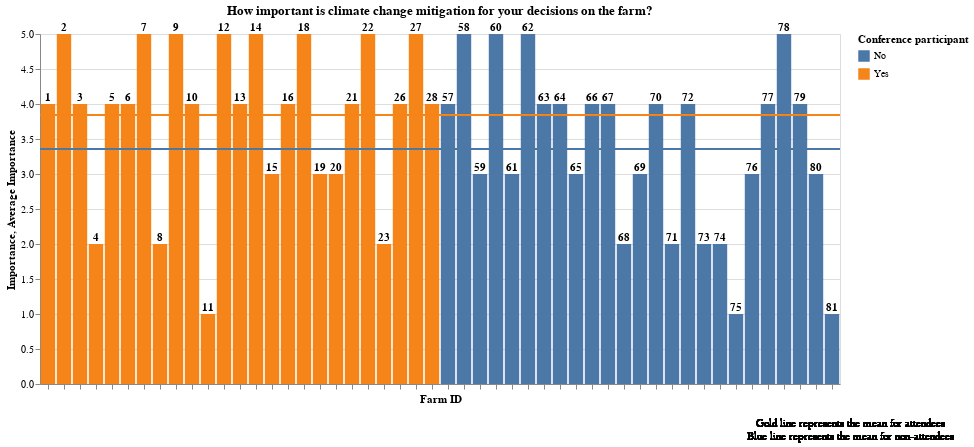

Write notebook code for a chart like this one.
### Code cell
part_df['mean'] = part_df['CC_import'].mean()
nonpart_df['mean'] = nonpart_df['CC_import_nonpart'].mean()


chart1 = alt.Chart(part_df,title="How important is climate change mitigation for your decisions on the farm?").encode(
        y=alt.Y('CC_import',title="Importance, Average Importance"),
        x=alt.X('ego_id:N',title='Farm ID',axis=alt.Axis(labels=False)),
        
        text='ego_id'
        )

bars = chart1.mark_bar().encode(color='Conference participant')
text = chart1.mark_text(align='center',fontWeight='bold',dy=-6)
rule = alt.Chart(part_df).mark_rule().encode(y='mean:Q',color='Conference participant')
chart2 = alt.Chart(nonpart_df,title="How important is climate change mitigation for your decisions on the farm?").encode(
        y=alt.Y('CC_import_nonpart',title="Importance, Average Importance"),
        x=alt.X('ego_id_nonpart:N',title='Farm ID',axis=alt.Axis(labels=False)),
        
        text='ego_id_nonpart'
        )

bars2=chart2.mark_bar().encode(color='Conference participant')
text2 = chart2.mark_text(align='center',dy=-6,fontWeight='bold')
rule2 = alt.Chart(nonpart_df).mark_rule(color='purple').encode(y='mean:Q',color='Conference participant')

text5 = (
    alt.Chart(part_df)
    .mark_text(text=['Gold line represents the mean for attendees', 'Blue line represents the mean for non-attendees'],fontWeight='normal', x='width', y='height', dx = 10, dy=40)
    
)


(bars + bars2 +text + text2 + rule + rule2+text5).properties(
    width=800,
    height=350,
    
)

### Figure 1 — Vega-Lite specification as saved in the notebook (floating-point values rounded to 4 significant figures)
{"config": {"view": {"continuousWidth": 400, "continuousHeight": 300}}, "layer": [{"data": {"name": "data-bce83eba874987762cd52aac184f12de"}, "mark": "bar", "encoding": {"color": {"type": "nominal", "field": "Conference participant"}, "text": {"type": "quantitative", "field": "ego_id"}, "x": {"type": "nominal", "axis": {"labels": false}, "field": "ego_id", "title": "Farm ID"}, "y": {"type": "quantitative", "field": "CC_import", "title": "Importance, Average Importance"}}, "title": "How important is climate change mitigation for your decisions on the farm?"}, {"data": {"name": "data-a44e2b38a3c45cf37a0c9c2ec624919b"}, "mark": "bar", "encoding": {"color": {"type": "nominal", "field": "Conference participant"}, "text": {"type": "quantitative", "field": "ego_id_nonpart"}, "x": {"type": "nominal", "axis": {"labels": false}, "field": "ego_id_nonpart", "title": "Farm ID"}, "y": {"type": "quantitative", "field": "CC_import_nonpart", "title": "Importance, Average Importance"}}, "title": "How important is climate change mitigation for your decisions on the farm?"}, {"data": {"name": "data-bce83eba874987762cd52aac184f12de"}, "mark": {"type": "text", "align": "center", "dy": -6, "fontWeight": "bold"}, "encoding": {"text": {"type": "quantitative", "field": "ego_id"}, "x": {"type": "nominal", "axis": {"labels": false}, "field": "ego_id", "title": "Farm ID"}, "y": {"type": "quantitative", "field": "CC_import", "title": "Importance, Average Importance"}}, "title": "How important is climate change mitigation for your decisions on the farm?"}, {"data": {"name": "data-a44e2b38a3c45cf37a0c9c2ec624919b"}, "mark": {"type": "text", "align": "center", "dy": -6, "fontWeight": "bold"}, "encoding": {"text": {"type": "quantitative", "field": "ego_id_nonpart"}, "x": {"type": "nominal", "axis": {"labels": false}, "field": "ego_id_nonpart", "title": "Farm ID"}, "y": {"type": "quantitative", "field": "CC_import_nonpart", "title": "Importance, Average Importance"}}, "title": "How important is climate change mitigation for your decisions on the farm?"}, {"data": {"name": "data-bce83eba874987762cd52aac184f12de"}, "mark": "rule", "encoding": {"color": {"type": "nominal", "field": "Conference participant"}, "y": {"type": "quantitative", "field": "mean"}}}, {"data": {"name": "data-a44e2b38a3c45cf37a0c9c2ec624919b"}, "mark": {"type": "rule", "color": "purple"}, "encoding": {"color": {"type": "nominal", "field": "Conference participant"}, "y": {"type": "quantitative", "field": "mean"}}}, {"data": {"name": "data-bce83eba874987762cd52aac184f12de"}, "mark": {"type": "text", "dx": 10, "dy": 40, "fontWeight": "normal", "text": ["Gold line represents the mean for attendees", "Blue line represents the mean for non-attendees"], "x": "width", "y": "height"}}], "height": 350, "width": 800, "$schema": "https://vega.github.io/schema/vega-lite/v4.8.1.json", "datasets": {"data-bce83eba874987762cd52aac184f12de": [{"ego_id": 1, "part_year": 2011, "satisf": 4, "consider": 4, "reduc_success_proj": 4, "part_again": 1, "furt_reduc": 1, "reduc_success_farm": 3, "CC_import": 4, "CC_import_change": 5, "Conference participant": "Yes", "mean": 3.84}, {"ego_id": 2, "part_year": 2016, "satisf": 5, "consider": 5, "reduc_success_proj": 3, "part_again": 1, "furt_reduc": 1, "reduc_success_farm": 3, "CC_import": 5, "CC_import_change": 4, "Conference participant": "Yes", "mean": 3.84}, {"ego_id": 3, "part_year": 2016, "satisf": 3, "consider": 4, "reduc_success_proj": 4, "part_again": 1, "furt_reduc": 1, "reduc_success_farm": 4, "CC_import": 4, "CC_import_change": 3, "Conference participant": "Yes", "mean": 3.84}, {"ego_id": 4, "part_year": 2017, "satisf": 3, "consider": 3, "reduc_success_proj": 3, "part_again": 1, "furt_reduc": 2, "reduc_success_farm": 4, "CC_import": 2, "CC_import_change": 4, "Conference participant": "Yes", "mean": 3.84}, {"ego_id": 5, "part_year": 2011, "satisf": 3, "consider": 2, "reduc_success_proj": 2, "part_again": 1, "furt_reduc": 1, "reduc_success_farm": 5, "CC_import": 4, "CC_import_change": 5, "Conference participant": "Yes", "mean": 3.84}, {"ego_id": 6, "part_year": 2016, "satisf": 3, "consider": 3, "reduc_success_proj": 1, "part_again": 0, "furt_reduc": 1, "reduc_success_farm": 3, "CC_import": 4, "CC_import_change": 5, "Conference participant": "Yes", "mean": 3.84}, {"ego_id": 7, "part_year": 2017, "satisf": 4, "consider": 3, "reduc_success_proj": 3, "part_again": 1, "furt_reduc": 1, "reduc_success_farm": 4, "CC_import": 5, "CC_import_change": 5, "Conference participant": "Yes", "mean": 3.84}, {"ego_id": 8, "part_year": 2013, "satisf": 4, "consider": 4, "reduc_success_proj": 2, "part_again": 1, "furt_reduc": 1, "reduc_success_farm": 2, "CC_import": 2, "CC_import_change": 5, "Conference participant": "Yes", "mean": 3.84}, {"ego_id": 9, "part_year": 2011, "satisf": 3, "consider": 4, "reduc_success_proj": 2, "part_again": 1, "furt_reduc": 1, "reduc_success_farm": 3, "CC_import": 5, "CC_import_change": 5, "Conference participant": "Yes", "mean": 3.84}, {"ego_id": 10, "part_year": 2011, "satisf": 3, "consider": 5, "reduc_success_proj": 2, "part_again": 2, "furt_reduc": 0, "reduc_success_farm": 3, "CC_import": 4, "CC_import_change": 3, "Conference participant": "Yes", "mean": 3.84}, {"ego_id": 11, "part_year": 2016, "satisf": 4, "consider": 2, "reduc_success_proj": 4, "part_again": 1, "furt_reduc": 1, "reduc_success_farm": 5, "CC_import": 1, "CC_import_change": 3, "Conference participant": "Yes", "mean": 3.84}, {"ego_id": 12, "part_year": 2011, "satisf": 3, "consider": 4, "reduc_success_proj": 2, "part_again": 1, "furt_reduc": 0, "reduc_success_farm": 4, "CC_import": 5, "CC_import_change": 5, "Conference participant": "Yes", "mean": 3.84}, {"ego_id": 13, "part_year": 2011, "satisf": 3, "consider": 5, "reduc_success_proj": 2, "part_again": 2, "furt_reduc": 0, "reduc_success_farm": 3, "CC_import": 4, "CC_import_change": 3, "Conference participant": "Yes", "mean": 3.84}, {"ego_id": 14, "part_year": 2011, "satisf": 5, "consider": 4, "reduc_success_proj": 4, "part_again": 1, "furt_reduc": 1, "reduc_success_farm": 5, "CC_import": 5, "CC_import_change": 3, "Conference participant": "Yes", "mean": 3.84}, {"ego_id": 15, "part_year": 2017, "satisf": 4, "consider": 4, "reduc_success_proj": 1, "part_again": 1, "furt_reduc": 1, "reduc_success_farm": 3, "CC_import": 3, "CC_import_change": 5, "Conference participant": "Yes", "mean": 3.84}, {"ego_id": 16, "part_year": 2008, "satisf": 4, "consider": 4, "reduc_success_proj": 3, "part_again": 1, "furt_reduc": 1, "reduc_success_farm": 3, "CC_import": 4, "CC_import_change": 5, "Conference participant": "Yes", "mean": 3.84}, {"ego_id": 18, "part_year": 2011, "satisf": 3, "consider": 3, "reduc_success_proj": 5, "part_again": 1, "furt_reduc": 1, "reduc_success_farm": 5, "CC_import": 5, "CC_import_change": 4, "Conference participant": "Yes", "mean": 3.84}, {"ego_id": 19, "part_year": 2016, "satisf": 3, "consider": 5, "reduc_success_proj": 4, "part_again": 1, "furt_reduc": 1, "reduc_success_farm": 3, "CC_import": 3, "CC_import_change": 4, "Conference participant": "Yes", "mean": 3.84}, {"ego_id": 20, "part_year": 2016, "satisf": 3, "consider": 4, "reduc_success_proj": 2, "part_again": 2, "furt_reduc": 2, "reduc_success_farm": 3, "CC_import": 3, "CC_import_change": 4, "Conference participant": "Yes", "mean": 3.84}, {"ego_id": 21, "part_year": 2016, "satisf": 4, "consider": 2, "reduc_success_proj": 3, "part_again": 1, "furt_reduc": 1, "reduc_success_farm": 3, "CC_import": 4, "CC_import_change": 5, "Conference participant": "Yes", "mean": 3.84}, {"ego_id": 22, "part_year": 2016, "satisf": 2, "consider": 2, "reduc_success_proj": 2, "part_again": 1, "furt_reduc": 0, "reduc_success_farm": 2, "CC_import": 5, "CC_import_change": 4, "Conference participant": "Yes", "mean": 3.84}, {"ego_id": 23, "part_year": 2016, "satisf": 4, "consider": 4, "reduc_success_proj": 2, "part_again": 1, "furt_reduc": 1, "reduc_success_farm": 1, "CC_import": 2, "CC_import_change": 4, "Conference participant": "Yes", "mean": 3.84}, {"ego_id": 26, "part_year": 2013, "satisf": 4, "consider": 4, "reduc_success_proj": 3, "part_again": 1, "furt_reduc": 1, "reduc_success_farm": 5, "CC_import": 4, "CC_import_change": 2, "Conference participant": "Yes", "mean": 3.84}, {"ego_id": 27, "part_year": 2011, "satisf": 4, "consider": 5, "reduc_success_proj": 2, "part_again": 1, "furt_reduc": 1, "reduc_success_farm": 4, "CC_import": 5, "CC_import_change": 5, "Conference participant": "Yes", "mean": 3.84}, {"ego_id": 28, "part_year": 2011, "satisf": 5, "consider": 4, "reduc_success_proj": 4, "part_again": 1, "furt_reduc": 1, "reduc_success_farm": 5, "CC_import": 4, "CC_import_change": 4, "Conference participant": "Yes", "mean": 3.84}], "data-a44e2b38a3c45cf37a0c9c2ec624919b": [{"ego_id_nonpart": 57, "farm_type": "Milchviehhaltung", "furt_reduc_nonpart": 1, "CC_import_nonpart": 4, "CC_import_change_nonpart": 5, "know_agroconcept": 1, "consider_part": 0, "Conference participant": "No", "mean": 3.36}, {"ego_id_nonpart": 58, "farm_type": "Ackerland", "furt_reduc_nonpart": 0, "CC_import_nonpart": 5, "CC_import_change_nonpart": 3, "know_agroconcept": 1, "consider_part": 1, "Conference participant": "No", "mean": 3.36}, {"ego_id_nonpart": 59, "farm_type": "Ackerland", "furt_reduc_nonpart": 1, "CC_import_nonpart": 3, "CC_import_change_nonpart": 5, "know_agroconcept": 1, "consider_part": 0, "Conference participant": "No", "mean": 3.36}, {"ego_id_nonpart": 60, "farm_type": "Ackerland", "furt_reduc_nonpart": 1, "CC_import_nonpart": 5, "CC_import_change_nonpart": 3, "know_agroconcept": 1, "consider_part": 1, "Conference participant": "No", "mean": 3.36}, {"ego_id_nonpart": 61, "farm_type": "Ackerland", "furt_reduc_nonpart": 0, "CC_import_nonpart": 3, "CC_import_change_nonpart": 4, "know_agroconcept": 1, "consider_part": 0, "Conference participant": "No", "mean": 3.36}, {"ego_id_nonpart": 62, "farm_type": null, "furt_reduc_nonpart": 0, "CC_import_nonpart": 5, "CC_import_change_nonpart": 4, "know_agroconcept": 1, "consider_part": 0, "Conference participant": "No", "mean": 3.36}, {"ego_id_nonpart": 63, "farm_type": null, "furt_reduc_nonpart": 2, "CC_import_nonpart": 4, "CC_import_change_nonpart": 4, "know_agroconcept": 1, "consider_part": 0, "Conference participant": "No", "mean": 3.36}, {"ego_id_nonpart": 64, "farm_type": "Ackerland", "furt_reduc_nonpart": 1, "CC_import_nonpart": 4, "CC_import_change_nonpart": 5, "know_agroconcept": 1, "consider_part": 0, "Conference participant": "No", "mean": 3.36}, {"ego_id_nonpart": 65, "farm_type": "Milchviehhaltung", "furt_reduc_nonpart": 1, "CC_import_nonpart": 3, "CC_import_change_nonpart": 5, "know_agroconcept": 1, "consider_part": 1, "Conference participant": "No", "mean": 3.36}, {"ego_id_nonpart": 66, "farm_type": "Anderer Betriebsschwerpunkt", "furt_reduc_nonpart": 1, "CC_import_nonpart": 4, "CC_import_change_nonpart": 5, "know_agroconcept": 1, "consider_part": 0, "Conference participant": "No", "mean": 3.36}, {"ego_id_nonpart": 67, "farm_type": "Gemüsebau", "furt_reduc_nonpart": 1, "CC_import_nonpart": 4, "CC_import_change_nonpart": 5, "know_agroconcept": 1, "consider_part": 0, "Conference participant": "No", "mean": 3.36}, {"ego_id_nonpart": 68, "farm_type": "Gemüsebau", "furt_reduc_nonpart": 1, "CC_import_nonpart": 2, "CC_import_change_nonpart": 3, "know_agroconcept": 1, "consider_part": 0, "Conference participant": "No", "mean": 3.36}, {"ego_id_nonpart": 69, "farm_type": "Ackerland", "furt_reduc_nonpart": 1, "CC_import_nonpart": 3, "CC_import_change_nonpart": 2, "know_agroconcept": 1, "consider_part": 0, "Conference participant": "No", "mean": 3.36}, {"ego_id_nonpart": 70, "farm_type": "Ackerland", "furt_reduc_nonpart": 1, "CC_import_nonpart": 4, "CC_import_change_nonpart": 4, "know_agroconcept": 1, "consider_part": 0, "Conference participant": "No", "mean": 3.36}, {"ego_id_nonpart": 71, "farm_type": "Mutterkuhhaltung", "furt_reduc_nonpart": 0, "CC_import_nonpart": 2, "CC_import_change_nonpart": 5, "know_agroconcept": 1, "consider_part": 1, "Conference participant": "No", "mean": 3.36}, {"ego_id_nonpart": 72, "farm_type": "Mutterkuhhaltung", "furt_reduc_nonpart": 0, "CC_import_nonpart": 4, "CC_import_change_nonpart": 3, "know_agroconcept": 1, "consider_part": 1, "Conference participant": "No", "mean": 3.36}, {"ego_id_nonpart": 73, "farm_type": "Ackerland", "furt_reduc_nonpart": 0, "CC_import_nonpart": 2, "CC_import_change_nonpart": 2, "know_agroconcept": 1, "consider_part": 1, "Conference participant": "No", "mean": 3.36}, {"ego_id_nonpart": 74, "farm_type": "Anderer Betriebsschwerpunkt", "furt_reduc_nonpart": 0, "CC_import_nonpart": 2, "CC_import_change_nonpart": 3, "know_agroconcept": 0, "consider_part": 0, "Conference participant": "No", "mean": 3.36}, {"ego_id_nonpart": 75, "farm_type": "Gemüsebau", "furt_reduc_nonpart": 0, "CC_import_nonpart": 1, "CC_import_change_nonpart": 4, "know_agroconcept": 0, "consider_part": 0, "Conference participant": "No", "mean": 3.36}, {"ego_id_nonpart": 76, "farm_type": "Ackerland", "furt_reduc_nonpart": 0, "CC_import_nonpart": 3, "CC_import_change_nonpart": 4, "know_agroconcept": 1, "consider_part": 1, "Conference participant": "No", "mean": 3.36}, {"ego_id_nonpart": 77, "farm_type": "Ackerland", "furt_reduc_nonpart": 1, "CC_import_nonpart": 4, "CC_import_change_nonpart": 5, "know_agroconcept": 1, "consider_part": 1, "Conference participant": "No", "mean": 3.36}, {"ego_id_nonpart": 78, "farm_type": "Anderer Betriebsschwerpunkt", "furt_reduc_nonpart": 0, "CC_import_nonpart": 5, "CC_import_change_nonpart": 5, "know_agroconcept": 0, "consider_part": 0, "Conference participant": "No", "mean": 3.36}, {"ego_id_nonpart": 79, "farm_type": "Gemüsebau", "furt_reduc_nonpart": 2, "CC_import_nonpart": 4, "CC_import_change_nonpart": 4, "know_agroconcept": 1, "consider_part": 0, "Conference participant": "No", "mean": 3.36}, {"ego_id_nonpart": 80, "farm_type": "Ackerland", "furt_reduc_nonpart": 1, "CC_import_nonpart": 3, "CC_import_change_nonpart": 5, "know_agroconcept": 1, "consider_part": 0, "Conference participant": "No", "mean": 3.36}, {"ego_id_nonpart": 81, "farm_type": "Anderer Betriebsschwerpunkt", "furt_reduc_nonpart": 0, "CC_import_nonpart": 1, "CC_import_change_nonpart": 3, "know_agroconcept": 1, "consider_part": 0, "Conference participant": "No", "mean": 3.36}]}}
